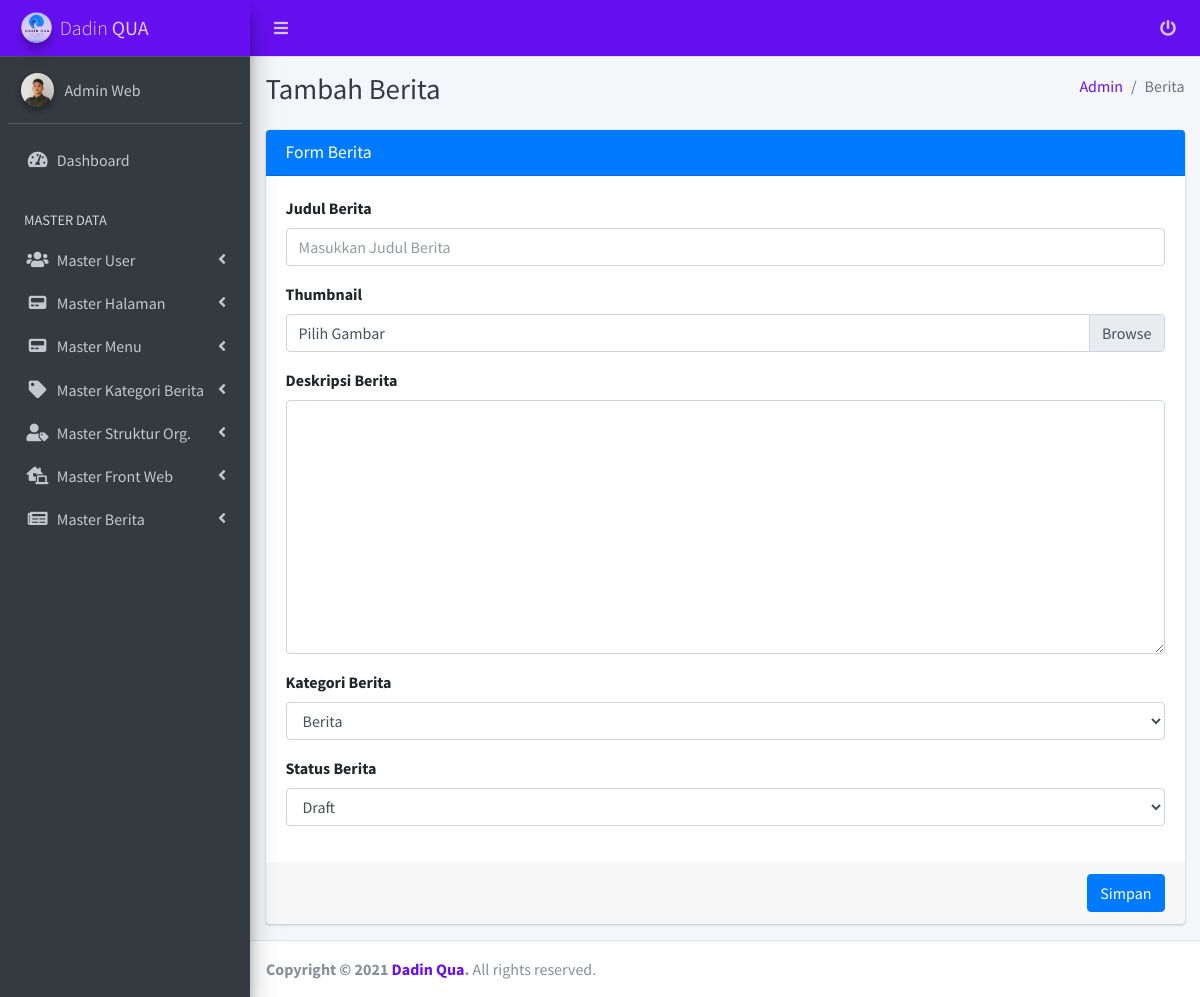
The page /manage/admin/berita_add.php (signed in) on the database its author committed.
### tables this page shows
CREATE TABLE `users` (
  `id` int(11) NOT NULL,
  `username` varchar(255) NOT NULL,
  `password` varchar(255) NOT NULL,
  `nama` varchar(255) NOT NULL,
  `level` int(11) NOT NULL,
  `aktif` int(11) NOT NULL,
  `email` varchar(255) NOT NULL,
  `foto` varchar(255) NOT NULL,
  `created_at` timestamp NOT NULL DEFAULT CURRENT_TIMESTAMP,
  `updated_at` datetime DEFAULT NULL
);

### manage/config.php (called while the page is built, shortened)
<?php
$arr_status_berita = [
	0 => "Draft",
	1 => "Publish",
	2 => "Un-Publish"
];
 ?>

### manage/admin/berita_add.php (the view, shortened to what this page needs)
<?php
require '../functions.php';
$q_kat = mysqli_query($conn, "SELECT * FROM kategori");
 ?>
<!DOCTYPE html>
<html lang="en">
<head>
  <?php include('inc_head.php'); ?>
</head>
<body class="hold-transition sidebar-mini accent-indigo">
<div class="wrapper">
  <?php include('inc_navbar.php'); ?>
  <?php include('inc_sidebar.php'); ?>
  <div class="content-wrapper">
    <div class="content-header">
      <div class="container-fluid">
        <div class="row mb-2">
          <div class="col-sm-6">
            <h1 class="m-0 text-dark">Tambah Berita</h1>
          </div>
          <div class="col-sm-6">
            <ol class="breadcrumb float-sm-right">
              <li class="breadcrumb-item"><a href="#">Admin</a></li>
              <li class="breadcrumb-item active">Berita</li>
            </ol>
          </div>
        </div>
      </div>
    </div>
    <section class="content">
      <div class="container-fluid">
        <div class="row">
          <div class="col-md-12">
            <div class="card card-primary">
              <div class="card-header">
                <h3 class="card-title">Form Berita</h3>
              </div>
              <form role="form" id="myForm" method="POST" enctype="multipart/form-data">
                <div class="card-body">
                  <div class="form-group">
                    <label>Judul Berita</label>
                    <input type="text" class="form-control" name="judul" id="judul" placeholder="Masukkan Judul Berita">
                  </div>
                  <div class="form-group">
                    <label for="exampleInputFile">Thumbnail</label>
                    <div class="input-group">
                      <div class="custom-file">
                        <label class="custom-file-label" for="exampleInputFile">Pilih Gambar</label>
                      </div>
                    </div>
                  </div>
                  <div class="form-group">
                    <label>Deskripsi Berita</label>
                    <textarea name="deskripsi" id="deskripsi" class="form-control" style="resize: y;max-height: 300px;min-height: 100px;" cols="30" rows="10"></textarea>
                  </div>
                  <div class="form-group">
                    <label>Kategori Berita</label>
                    <select name="id_kategori" id="id_kategori" class="form-control">
                    	<?php while($kat = mysqli_fetch_assoc($q_kat)): ?>
                    		<?php if ($berita['id_kategori'] == $kat['id_kategori']): ?>
                    			<option value="<?= $kat['id_kategori']; ?>" selected><?= $kat['kategori']; ?></option>
                    		<?php else: ?>
                    			<option value="<?= $kat['id_kategori']; ?>"><?= $kat['kategori']; ?></option>
                    		<?php endif; ?>
                    	<?php endwhile; ?>
                    </select>
                  </div>
                  <div class="form-group">
                    <label>Status Berita</label>
                    <select name="status" id="status" class="form-control">
						<?php foreach($arr_status_berita as $key => $value): ?>
							<?php if ($berita['status'] == $key): ?>
                    			<option value="<?= $key; ?>" selected><?= $value; ?></option>
							<?php else: ?>
                    			<option value="<?= $key; ?>"><?= $value; ?></option>
                    		<?php endif; ?>
                    	<?php endforeach; ?>
                    </select>
                  </div>
                </div>
                <div class="card-footer text-right">
                  <button type="submit" id="btn_simpan" class="btn btn-primary">Simpan</button>
                </div>
              </form>
            </div>
          </div>
        </div>
      </div>
    </section>
  </div>
  <?php include('inc_footer.php'); ?>
</div>
</body>
</html>

### manage/admin/inc_sidebar.php (shortened to what this page needs)
<aside class="main-sidebar sidebar-dark-indigo elevation-4">
    <a href="dashboard" class="brand-link navbar-indigo">
      <img src="../../assets/images/dadinqua.png" alt="Dadin Qua Logo" class="brand-image img-circle elevation-3"
           style="opacity: .8">
      <span class="brand-text font-weight-light ">Dadin <b>QUA</b></span>
    </a>
    <div class="sidebar">
      <div class="user-panel mt-3 pb-3 mb-3 d-flex">
        <div class="image">
          <img src="<?= get_profile_foto($user_data['foto']); ?>" class="img-circle elevation-2" alt="User Image">
        </div>
        <div class="info">
          <a href="#" class="d-block"><?= $user_data['nama']; ?></a>
        </div>
      </div>
      <nav class="mt-2">
        <ul class="nav nav-pills nav-sidebar flex-column" data-widget="treeview" role="menu" data-accordion="false">
          <li class="nav-item">
            <a href="dashboard" class="nav-link <?= active('dashboard'); ?>">
              <i class="nav-icon fas fa-tachometer-alt"></i>
              <p>
                Dashboard
              </p>
            </a>
          </li>
          <li class="nav-header">MASTER DATA</li>
          <li class="nav-item has-treeview <?= active('users', true); ?>">
            <a href="#" class="nav-link <?= active('users'); ?>">
              <i class="nav-icon fas fa-users"></i>
              <p>
                Master User
                <i class="right fas fa-angle-left"></i>
              </p>
            </a>
          </li>
          <li class="nav-item has-treeview <?= active('pages', true); ?>">
            <a href="#" class="nav-link <?= active('pages'); ?>">
              <i class="nav-icon fas fa-pager"></i>
              <p>
                Master Halaman
                <i class="right fas fa-angle-left"></i>
              </p>
            </a>
          </li>
          <li class="nav-item has-treeview <?= active('menu', true); ?>">
            <a href="#" class="nav-link <?= active('menu'); ?>">
              <i class="nav-icon fas fa-pager"></i>
              <p>
                Master Menu
                <i class="right fas fa-angle-left"></i>
              </p>
            </a>
          </li>
          <li class="nav-item has-treeview <?= active('kategori', true); ?>">
            <a href="#" class="nav-link <?= active('kategori'); ?>">
              <i class="nav-icon fas fa-tag"></i>
              <p>
                Master Kategori Berita
                <i class="right fas fa-angle-left"></i>
              </p>
            </a>
          </li>
          <li class="nav-item has-treeview <?= active('member', true); ?>">
            <a href="#" class="nav-link <?= active('member'); ?>">
              <i class="nav-icon fas fa-user-tag"></i>
              <p>
                Master Struktur Org.
                <i class="right fas fa-angle-left"></i>
              </p>
            </a>
          </li>
          <li class="nav-item has-treeview <?= active('galeri', true); ?> <?= active('dirpolairud', true); ?> <?= active('kontak', true); ?> <?= active('faq', true); ?>">
            <a href="#" class="nav-link <?= active('galeri'); ?> <?= active('dirpolairud'); ?> <?= active('kontak'); ?> <?= active('faq'); ?>">
              <i class="nav-icon fas fa-laptop-house"></i>
              <p>
                Master Front Web
                <i class="right fas fa-angle-left"></i>
              </p>
            </a>
          </li>
          <li class="nav-item has-treeview <?= active('berita', true); ?>">
            <a href="#" class="nav-link <?= active('berita'); ?>">
              <i class="nav-icon fas fa-newspaper"></i>
              <p>
                Master Berita
                <i class="right fas fa-angle-left"></i>
              </p>
            </a>
          </li>
        </ul>
      </nav>
    </div>
  </aside>

### rows shown on the page
users: foto (picture), nama "Admin Web"

### other values the page prints
form field id_kategori "Berita"
form field status "Draft"
